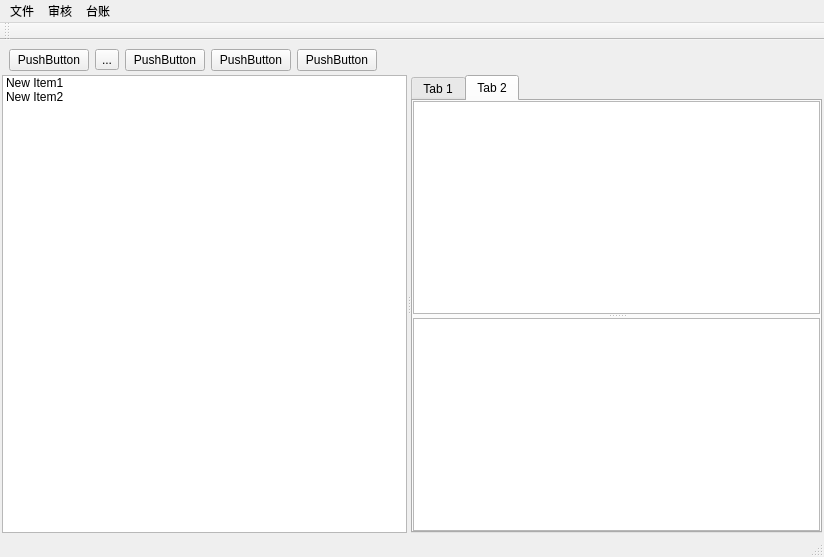
<?xml version="1.0" encoding="UTF-8"?>
<ui version="4.0">
 <class>MainWindow</class>
 <widget class="QMainWindow" name="MainWindow">
  <property name="geometry">
   <rect>
    <x>0</x>
    <y>0</y>
    <width>824</width>
    <height>557</height>
   </rect>
  </property>
  <property name="windowTitle">
   <string>MainWindow</string>
  </property>
  <widget class="QWidget" name="centralwidget">
   <layout class="QVBoxLayout" name="verticalLayout" stretch="1,40">
    <property name="spacing">
     <number>0</number>
    </property>
    <property name="leftMargin">
     <number>0</number>
    </property>
    <property name="topMargin">
     <number>0</number>
    </property>
    <property name="rightMargin">
     <number>0</number>
    </property>
    <property name="bottomMargin">
     <number>0</number>
    </property>
    <item>
     <widget class="QWidget" name="widget_2" native="true">
      <layout class="QHBoxLayout" name="horizontalLayout">
       <property name="bottomMargin">
        <number>2</number>
       </property>
       <item>
        <widget class="QPushButton" name="pushButton_2">
         <property name="text">
          <string>PushButton</string>
         </property>
        </widget>
       </item>
       <item>
        <widget class="QToolButton" name="toolButton">
         <property name="text">
          <string>...</string>
         </property>
        </widget>
       </item>
       <item>
        <widget class="QPushButton" name="pushButton_3">
         <property name="text">
          <string>PushButton</string>
         </property>
        </widget>
       </item>
       <item>
        <widget class="QPushButton" name="pushButton">
         <property name="text">
          <string>PushButton</string>
         </property>
        </widget>
       </item>
       <item>
        <widget class="QPushButton" name="pushButton_4">
         <property name="text">
          <string>PushButton</string>
         </property>
        </widget>
       </item>
       <item>
        <spacer name="horizontalSpacer">
         <property name="orientation">
          <enum>Qt::Horizontal</enum>
         </property>
         <property name="sizeHint" stdset="0">
          <size>
           <width>40</width>
           <height>20</height>
          </size>
         </property>
        </spacer>
       </item>
      </layout>
     </widget>
    </item>
    <item>
     <widget class="QWidget" name="widget" native="true">
      <layout class="QHBoxLayout" name="horizontalLayout_2">
       <property name="spacing">
        <number>2</number>
       </property>
       <property name="leftMargin">
        <number>2</number>
       </property>
       <property name="topMargin">
        <number>2</number>
       </property>
       <property name="rightMargin">
        <number>2</number>
       </property>
       <property name="bottomMargin">
        <number>2</number>
       </property>
       <item>
        <widget class="QSplitter" name="splitter">
         <property name="orientation">
          <enum>Qt::Horizontal</enum>
         </property>
         <widget class="QListWidget" name="listWidget">
          <item>
           <property name="text">
            <string>New Item1</string>
           </property>
          </item>
          <item>
           <property name="text">
            <string>New Item2</string>
           </property>
          </item>
         </widget>
         <widget class="QTabWidget" name="tabWidget">
          <property name="currentIndex">
           <number>1</number>
          </property>
          <widget class="QWidget" name="tab">
           <attribute name="title">
            <string>Tab 1</string>
           </attribute>
           <layout class="QGridLayout" name="gridLayout_2">
            <property name="leftMargin">
             <number>0</number>
            </property>
            <property name="topMargin">
             <number>0</number>
            </property>
            <property name="rightMargin">
             <number>0</number>
            </property>
            <property name="bottomMargin">
             <number>0</number>
            </property>
            <property name="spacing">
             <number>2</number>
            </property>
            <item row="0" column="0">
             <widget class="QWidget" name="widget_4" native="true">
              <layout class="QVBoxLayout" name="verticalLayout_4">
               <property name="spacing">
                <number>0</number>
               </property>
               <property name="leftMargin">
                <number>0</number>
               </property>
               <property name="topMargin">
                <number>0</number>
               </property>
               <property name="rightMargin">
                <number>0</number>
               </property>
               <property name="bottomMargin">
                <number>0</number>
               </property>
               <item>
                <widget class="QSplitter" name="splitter_2">
                 <property name="orientation">
                  <enum>Qt::Vertical</enum>
                 </property>
                 <widget class="QTableView" name="tableView"/>
                 <widget class="QTableView" name="tableView_2"/>
                </widget>
               </item>
              </layout>
             </widget>
            </item>
           </layout>
          </widget>
          <widget class="QWidget" name="tab_2">
           <attribute name="title">
            <string>Tab 2</string>
           </attribute>
           <layout class="QGridLayout" name="gridLayout">
            <property name="leftMargin">
             <number>0</number>
            </property>
            <property name="topMargin">
             <number>0</number>
            </property>
            <property name="rightMargin">
             <number>0</number>
            </property>
            <property name="bottomMargin">
             <number>0</number>
            </property>
            <property name="spacing">
             <number>0</number>
            </property>
            <item row="0" column="0">
             <widget class="QWidget" name="widget_3" native="true">
              <layout class="QVBoxLayout" name="verticalLayout_2">
               <property name="spacing">
                <number>0</number>
               </property>
               <property name="leftMargin">
                <number>0</number>
               </property>
               <property name="topMargin">
                <number>0</number>
               </property>
               <property name="rightMargin">
                <number>0</number>
               </property>
               <property name="bottomMargin">
                <number>0</number>
               </property>
               <item>
                <widget class="QSplitter" name="splitter_3">
                 <property name="orientation">
                  <enum>Qt::Vertical</enum>
                 </property>
                 <widget class="QTableView" name="tableView_3"/>
                 <widget class="QTableView" name="tableView_4"/>
                </widget>
               </item>
              </layout>
             </widget>
            </item>
           </layout>
          </widget>
         </widget>
        </widget>
       </item>
      </layout>
     </widget>
    </item>
   </layout>
  </widget>
  <widget class="QMenuBar" name="menubar">
   <property name="geometry">
    <rect>
     <x>0</x>
     <y>0</y>
     <width>824</width>
     <height>23</height>
    </rect>
   </property>
   <widget class="QMenu" name="menu">
    <property name="title">
     <string>文件</string>
    </property>
    <addaction name="actionimportFiles"/>
    <addaction name="actionexportFiles"/>
   </widget>
   <widget class="QMenu" name="menu_2">
    <property name="title">
     <string>审核</string>
    </property>
    <addaction name="actionihapsCheck"/>
    <addaction name="actionindependentChech"/>
   </widget>
   <widget class="QMenu" name="menu_3">
    <property name="title">
     <string>台账</string>
    </property>
   </widget>
   <addaction name="menu"/>
   <addaction name="menu_2"/>
   <addaction name="menu_3"/>
  </widget>
  <widget class="QStatusBar" name="statusbar"/>
  <widget class="QToolBar" name="toolBar">
   <property name="windowTitle">
    <string>toolBar</string>
   </property>
   <attribute name="toolBarArea">
    <enum>TopToolBarArea</enum>
   </attribute>
   <attribute name="toolBarBreak">
    <bool>false</bool>
   </attribute>
  </widget>
  <action name="actionimportFiles">
   <property name="text">
    <string>importFiles</string>
   </property>
  </action>
  <action name="actionexportFiles">
   <property name="text">
    <string>exportFiles</string>
   </property>
  </action>
  <action name="actionihapsCheck">
   <property name="text">
    <string>ihapsCheck</string>
   </property>
  </action>
  <action name="actionindependentChech">
   <property name="text">
    <string>independentChech</string>
   </property>
  </action>
 </widget>
 <resources/>
 <connections/>
</ui>
